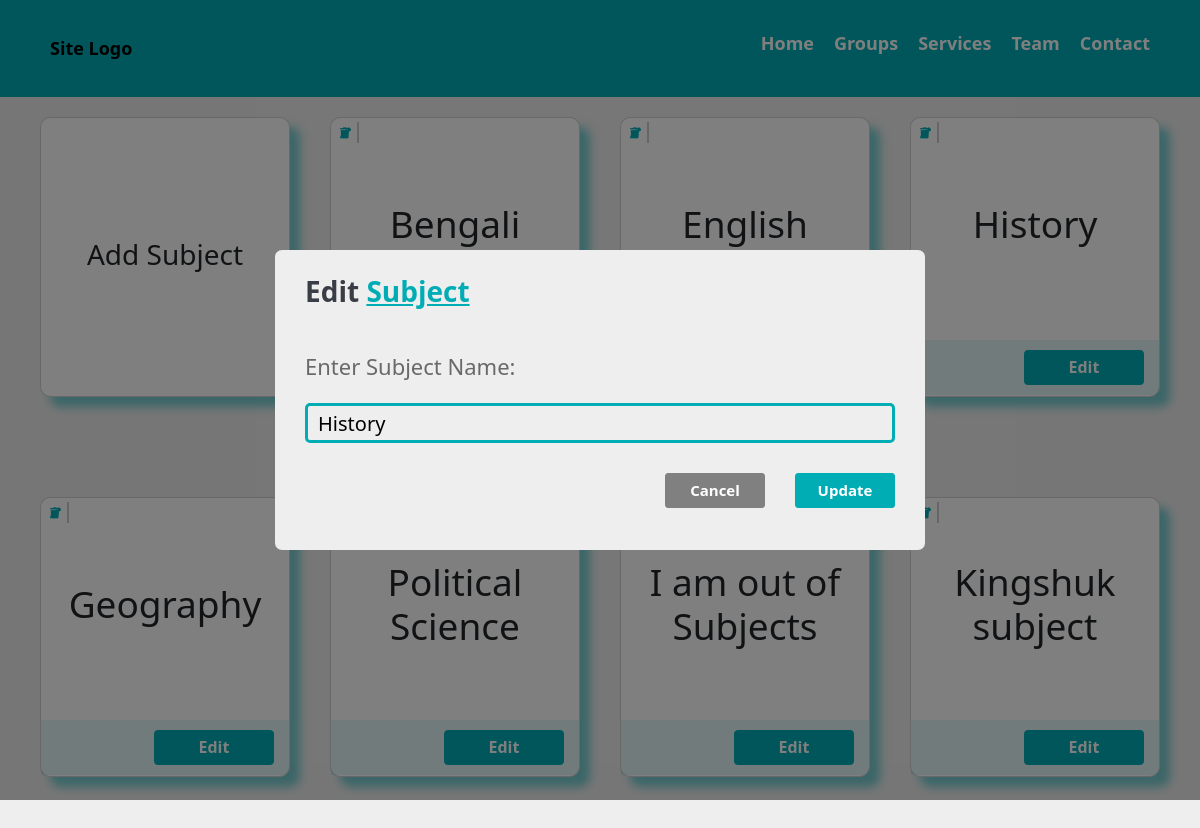
The app's page /subjectAdd.php?editSubject=true&groupId=11&subjectId=7 with its own data.
### tables this page shows
CREATE TABLE `subject_master` (
  `sub_Id` int(11) NOT NULL,
  `sub_Name` varchar(255) NOT NULL,
  `active` char(1) NOT NULL DEFAULT 'Y',
  `group_Id` int(11) NOT NULL
);

### subjectAdd.php (the view, shortened to what this page needs)
<?php
$groupId = $_REQUEST['groupId'];
include("connection/connection.php");
$addingSubject = false;
$edittingSubject = false;
$subjectNameEdit = "";
if (isset($_REQUEST['editSubject'])) {
    $edittingSubject = true;
    $subjectId = $_REQUEST['subjectId'];
    $query = "SELECT * FROM `subject_master`WHERE `group_Id`='$groupId' AND `sub_Id`='$subjectId'";
    $result = mysqli_query($connection, $query);
    $rowarr1 = mysqli_fetch_array($result);
    $subjectNameEdit = $rowarr1['sub_Name'];
}
$query = "SELECT * FROM `subject_master` WHERE `group_Id`='$groupId' ORDER BY 'sub_Id' ";
$result = mysqli_query($connection, $query);
include("nav.php");
?>
<div class="mainDiv">
    <div class="cardHolder">
        <div class="card" id="addSubject">
            <div class="card-body addCard">
                <ion-icon name="add-circle-outline" class="addIcon"></ion-icon>
                <h5 class="card-title1">Add Subject</h5>
            </div>
        </div>
        <?php
        while ($rowarr = mysqli_fetch_array($result)) {
            ?>
            <div class="card">
                <div class="card-body">
                    <div class="card-title">
                        <h5 class="subjectName">
                            <?php echo $rowarr['sub_Name']; ?>
                        </h5>
                    </div>
                    <div class="buttonPart">
                        <div class="deleteBtnSubj"><i class="fa-solid fa-trash"></i></div>
                        <a href="subjectAdd.php?editSubject=true&groupId=<?php echo $groupId; ?>&subjectId=<?php echo $rowarr['sub_Id']; ?>"
                            class="btn btn-primary editSubjBtn" id="" subjectId=""><i class="fa-solid fa-pen"></i> Edit
                        </a>
                    </div>
                </div>
            </div>
            <?php
        }
        ?>
    </div>
</div>
<?php
if ($addingSubject || $edittingSubject) {
    ?>
    <div class="blackwindow">
        <div class="popupMain">
            <div class="popupBody">
                <?php
                if ($edittingSubject) {
                    ?>
                    <div class="heading1">
                        Edit <span class="headingsub1"> Subject </span>
                    </div>
                    <?php
                } else {
                    ?>
                    <div class="heading1">
                        Add <span class="headingsub1"> New Subject </span>
                    </div>
                    <?php
                }
                ?>
                <form action="" method="post">
                    <div class="subjectNameBody">
                        <div class="subjectNamePopup">Enter Subject Name:</div>
                        <input type="text" value="<?php echo $subjectNameEdit; ?>" name="subjectNamefield" id=""
                            class="subjectNamefield" required autocomplete="off" />
                        <input type="submit" value=<?php
                        if ($edittingSubject) {
                            echo "'Update'";
                        } else {
                            echo "'Add Subject'";
                        } ?> class="submitBtn" />
                        <input type="button" value="Cancel" class="closeSubjBtn">
                    </div>
                </form>
            </div>
        </div>
    </div>
    <?php
}
include("footer.php");
?>

### css/group_add.css (style rules this page uses)
* { margin: 0; padding: 0; box-sizing: border-box; }
html { font-family: poppins; --bgcolor: #EEEEEE; --fontcolor: #393E46; --accentColor: #00ADB5; --font-size: 62.5%; }
body { background-color: #EEEEEE; }
.mainDiv { height: 100vh; width: 100%; position: relative; display: flex; align-items: center; justify-content: center; z-index: 0; font-size: 100%; }
.cardHolder { position: relative; height: 95%; width: 95%; display: grid; justify-content: center; gap: 0 4rem; grid-template-columns: repeat(auto-fill, 25rem); }
ion-icon { font-size: 8rem; color: var(--accentColor); }
.card-title1 { font-size: 2.8rem; }
.card { height: 28rem; width: 25rem; transition: 0.5s; border-radius: 1rem; box-shadow: 1rem 1rem 1rem rgba(0, 173, 181, 0.5); }
.addCard { display: flex; justify-content: center; align-items: center; text-align: center; cursor: pointer; font-size: 5rem; flex-direction: column; }
.deleteBtnSubj { font-size: 2rem; margin-left: 1rem; cursor: pointer; color: #ff5252; transition: .4s; }
.card-title { height: 78%; width: 100%; display: flex; justify-content: center; align-items: center; flex-direction: column; text-align: center; box-sizing: border-box; font-size: 8rem; }
.buttonPart { background-color: rgba(0, 173, 181, 0.1); height: 20%; width: 100%; display: flex; justify-content: space-between; align-items: center; flex-direction: row; box-sizing: border-box; padding-inline: 1.5rem; }
.btn { height: 3.5rem; width: 12rem; font-size: 1.6rem; font-weight: bold; background-color: var(--accentColor); border: .1rem solid var(--accentColor); }
.card-body { padding: 0; }
.groupName, .subjectName { font-size: 3.7rem; pointer-events: none; }
.blackwindow { height: 100vh; width: 100%; background-color: rgba(0, 0, 0, 0.5); display: flex; justify-content: center; align-items: center; position: fixed; z-index: 2; top: 0; left: 0; }
.popupMain { height: 30rem; width: 65rem; background-color: var(--bgcolor); border-radius: .7rem; position: relative; box-sizing: border-box; }
.popupBody { margin-top: 2rem; margin-left: 3rem; margin-right: 3rem; box-sizing: border-box; }
.heading1 { color: var(--fontcolor); font-size: 2.8rem; font-weight: bold; pointer-events: none; }
.headingsub1 { color: var(--accentColor); text-decoration: underline; }
.groupNamePopup, .subjectNamePopup { font-size: 2.2rem; padding-top: 3.8rem; color: #696969; }
.groupNamefield, .subjectNamefield { width: 100%; height: 4rem; border: .3rem solid var(--accentColor); background-color: var(--bgcolor); border-radius: .5rem; margin-top: 2rem; outline: none; padding-left: 1rem; font-size: 2rem; }
.submitBtn { float: right; margin-top: 3rem; margin-left: 3rem; height: 3.5rem; width: 10rem; background-color: var(--accentColor); border: .1rem solid var(--accentColor); border-radius: .3rem; color: white; font-size: 1.5rem; font-weight: bold; cursor: pointer; transition: .5s; }
.closeBtn, .closeSubjBtn { float: right; margin-top: 3rem; height: 3.5rem; width: 10rem; background-color: grey; border: .1rem solid grey; border-radius: .3rem; color: white; font-size: 1.5rem; font-weight: bold; cursor: pointer; transition: .5s; }

### css/nav.css (style rules this page uses)
* { padding: 0; margin: 0; box-sizing: border-box; z-index: 1; }
html { font-size: 62.5%; }

### css/stud_from.css (style rules this page uses)
html { font-family: poppins; }
* { margin: 0; padding: 0; box-sizing: border-box; }
body { font-size: 1.2rem; background: #EEEEEE; }
ion-icon, .fa-solid { padding: 0.5rem 0.7rem; position: absolute; top: 0.4rem; left: 0.2rem; }
.inputname ion-icon, .fa-solid { position: absolute; font-size: 1.1rem; color: #00ADB5; border-right: 0.1rem solid #cccccc; }

### records on screen
subject_master: sub_Name "Bengali"
subject_master: sub_Name "English"
subject_master: sub_Name "History", subjectNamefield "History"
subject_master: sub_Name "Geography"
subject_master: sub_Name "Political Science"
subject_master: sub_Name "I am out of Subjects"
subject_master: sub_Name "Kingshuk subject"
